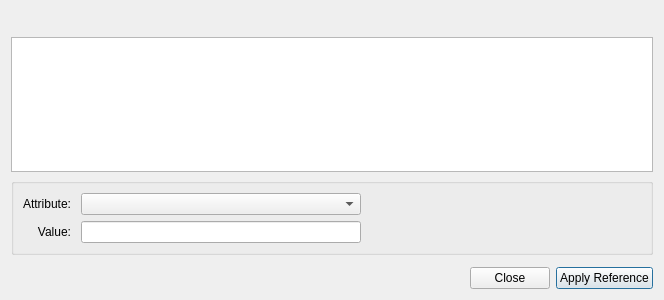
<?xml version="1.0" encoding="UTF-8"?>
<ui version="4.0">
 <class>InsertReferenceWidget</class>
 <widget class="QWidget" name="InsertReferenceWidget">
  <property name="geometry">
   <rect>
    <x>0</x>
    <y>0</y>
    <width>664</width>
    <height>300</height>
   </rect>
  </property>
  <property name="minimumSize">
   <size>
    <width>0</width>
    <height>0</height>
   </size>
  </property>
  <property name="windowTitle">
   <string>Form</string>
  </property>
  <layout class="QVBoxLayout" name="verticalLayout_2">
   <item>
    <widget class="SearchWidget" name="searchWidget" native="true">
     <property name="minimumSize">
      <size>
       <width>300</width>
       <height>20</height>
      </size>
     </property>
    </widget>
   </item>
   <item>
    <widget class="EntryView" name="entryView">
     <property name="minimumSize">
      <size>
       <width>640</width>
       <height>0</height>
      </size>
     </property>
    </widget>
   </item>
   <item>
    <widget class="QGroupBox" name="groupBox">
     <property name="title">
      <string/>
     </property>
     <layout class="QVBoxLayout" name="verticalLayout">
      <item>
       <layout class="QGridLayout" name="gridLayout" columnstretch="0,0,0,0">
        <property name="horizontalSpacing">
         <number>10</number>
        </property>
        <item row="0" column="0">
         <widget class="QLabel" name="attributeName">
          <property name="text">
           <string>Attribute:</string>
          </property>
          <property name="alignment">
           <set>Qt::AlignRight|Qt::AlignTrailing|Qt::AlignVCenter</set>
          </property>
          <property name="buddy">
           <cstring>attributeComboBox</cstring>
          </property>
         </widget>
        </item>
        <item row="0" column="1">
         <widget class="QComboBox" name="attributeComboBox">
          <property name="sizePolicy">
           <sizepolicy hsizetype="Minimum" vsizetype="Fixed">
            <horstretch>0</horstretch>
            <verstretch>0</verstretch>
           </sizepolicy>
          </property>
          <property name="maximumSize">
           <size>
            <width>16777215</width>
            <height>16777202</height>
           </size>
          </property>
          <property name="focusPolicy">
           <enum>Qt::StrongFocus</enum>
          </property>
          <property name="toolTipDuration">
           <number>-1</number>
          </property>
          <property name="accessibleName">
           <string>Attribute name</string>
          </property>
         </widget>
        </item>
        <item row="0" column="3">
         <spacer name="horizontalSpacer_2">
          <property name="orientation">
           <enum>Qt::Horizontal</enum>
          </property>
          <property name="sizeHint" stdset="0">
           <size>
            <width>40</width>
            <height>20</height>
           </size>
          </property>
         </spacer>
        </item>
        <item row="1" column="0">
         <widget class="QLabel" name="attributeValueLabel">
          <property name="enabled">
           <bool>true</bool>
          </property>
          <property name="text">
           <string>Value:</string>
          </property>
          <property name="alignment">
           <set>Qt::AlignRight|Qt::AlignTrailing|Qt::AlignVCenter</set>
          </property>
          <property name="buddy">
           <cstring>attributeComboBox</cstring>
          </property>
         </widget>
        </item>
        <item row="1" column="1">
         <widget class="QLineEdit" name="attributeValue">
          <property name="enabled">
           <bool>true</bool>
          </property>
          <property name="readOnly">
           <bool>true</bool>
          </property>
         </widget>
        </item>
       </layout>
      </item>
     </layout>
    </widget>
   </item>
   <item>
    <widget class="QWidget" name="widget" native="true"/>
   </item>
   <item>
    <spacer name="verticalSpacer">
     <property name="orientation">
      <enum>Qt::Vertical</enum>
     </property>
     <property name="sizeHint" stdset="0">
      <size>
       <width>20</width>
       <height>20</height>
      </size>
     </property>
    </spacer>
   </item>
   <item>
    <layout class="QHBoxLayout" name="buttonsLayout">
     <property name="leftMargin">
      <number>0</number>
     </property>
     <property name="topMargin">
      <number>0</number>
     </property>
     <item>
      <spacer name="horizontalSpacer">
       <property name="orientation">
        <enum>Qt::Horizontal</enum>
       </property>
       <property name="sizeHint" stdset="0">
        <size>
         <width>40</width>
         <height>20</height>
        </size>
       </property>
      </spacer>
     </item>
     <item>
      <widget class="QPushButton" name="buttonClose">
       <property name="text">
        <string>Close</string>
       </property>
      </widget>
     </item>
     <item>
      <widget class="QPushButton" name="buttonApply">
       <property name="text">
        <string>Apply Reference</string>
       </property>
       <property name="shortcut">
        <string>Ctrl+S</string>
       </property>
       <property name="default">
        <bool>true</bool>
       </property>
      </widget>
     </item>
    </layout>
   </item>
  </layout>
 </widget>
 <customwidgets>
  <customwidget>
   <class>SearchWidget</class>
   <extends>QWidget</extends>
   <header>gui/SearchWidget.h</header>
   <container>1</container>
  </customwidget>
  <customwidget>
   <class>EntryView</class>
   <extends>QTreeView</extends>
   <header>gui/entry/EntryView.h</header>
  </customwidget>
 </customwidgets>
 <resources/>
 <connections/>
</ui>
